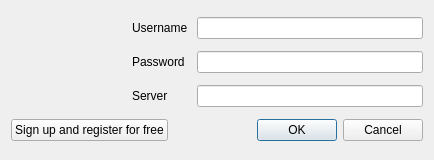
<ui version="4.0" >
 <class>AccountDialog</class>
 <widget class="QDialog" name="AccountDialog" >
  <property name="windowModality" >
   <enum>Qt::WindowModal</enum>
  </property>
  <property name="geometry" >
   <rect>
    <x>0</x>
    <y>0</y>
    <width>434</width>
    <height>160</height>
   </rect>
  </property>
  <property name="windowTitle" >
   <string>Account Data</string>
  </property>
  <layout class="QGridLayout" name="gridLayout" >
   <item rowspan="2" row="0" column="0" >
    <widget class="QLabel" name="label" >
     <property name="text" >
      <string/>
     </property>
     <property name="pixmap" >
      <pixmap>icons/accountlarge.png</pixmap>
     </property>
    </widget>
   </item>
   <item row="0" column="1" colspan="2" >
    <widget class="QLabel" name="usernameLabel" >
     <property name="sizePolicy" >
      <sizepolicy vsizetype="Preferred" hsizetype="Fixed" >
       <horstretch>0</horstretch>
       <verstretch>0</verstretch>
      </sizepolicy>
     </property>
     <property name="text" >
      <string>Username</string>
     </property>
    </widget>
   </item>
   <item row="0" column="3" colspan="2" >
    <widget class="QLineEdit" name="usernameEdit" />
   </item>
   <item row="1" column="1" colspan="2" >
    <widget class="QLabel" name="passwordLabel" >
     <property name="sizePolicy" >
      <sizepolicy vsizetype="Preferred" hsizetype="Fixed" >
       <horstretch>0</horstretch>
       <verstretch>0</verstretch>
      </sizepolicy>
     </property>
     <property name="text" >
      <string>Password</string>
     </property>
    </widget>
   </item>
   <item row="1" column="3" colspan="2" >
    <widget class="QLineEdit" name="passwordEdit" >
     <property name="inputMask" >
      <string/>
     </property>
     <property name="text" >
      <string/>
     </property>
     <property name="echoMode" >
      <enum>QLineEdit::Password</enum>
     </property>
    </widget>
   </item>
   <item row="2" column="1" >
    <widget class="QLabel" name="serverLabel" >
     <property name="sizePolicy" >
      <sizepolicy vsizetype="Preferred" hsizetype="Fixed" >
       <horstretch>0</horstretch>
       <verstretch>0</verstretch>
      </sizepolicy>
     </property>
     <property name="text" >
      <string>Server</string>
     </property>
    </widget>
   </item>
   <item row="2" column="3" colspan="2" >
    <widget class="QLineEdit" name="serverEdit" >
     <property name="inputMask" >
      <string/>
     </property>
     <property name="text" >
      <string/>
     </property>
     <property name="echoMode" >
      <enum>QLineEdit::Normal</enum>
     </property>
    </widget>
   </item>
   <item row="3" column="0" colspan="2" >
    <widget class="QPushButton" name="getAccountButton" >
     <property name="text" >
      <string>Sign up and register for free</string>
     </property>
    </widget>
   </item>
   <item row="3" column="2" colspan="2" >
    <spacer>
     <property name="orientation" >
      <enum>Qt::Horizontal</enum>
     </property>
     <property name="sizeHint" stdset="0" >
      <size>
       <width>40</width>
       <height>20</height>
      </size>
     </property>
    </spacer>
   </item>
   <item row="3" column="4" >
    <widget class="QDialogButtonBox" name="buttonBox" >
     <property name="orientation" >
      <enum>Qt::Horizontal</enum>
     </property>
     <property name="standardButtons" >
      <set>QDialogButtonBox::Cancel|QDialogButtonBox::Ok</set>
     </property>
    </widget>
   </item>
  </layout>
 </widget>
 <tabstops>
  <tabstop>usernameEdit</tabstop>
  <tabstop>passwordEdit</tabstop>
  <tabstop>serverEdit</tabstop>
  <tabstop>buttonBox</tabstop>
  <tabstop>getAccountButton</tabstop>
 </tabstops>
 <resources/>
 <connections>
  <connection>
   <sender>buttonBox</sender>
   <signal>accepted()</signal>
   <receiver>AccountDialog</receiver>
   <slot>accept()</slot>
   <hints>
    <hint type="sourcelabel" >
     <x>248</x>
     <y>254</y>
    </hint>
    <hint type="destinationlabel" >
     <x>157</x>
     <y>274</y>
    </hint>
   </hints>
  </connection>
  <connection>
   <sender>buttonBox</sender>
   <signal>rejected()</signal>
   <receiver>AccountDialog</receiver>
   <slot>reject()</slot>
   <hints>
    <hint type="sourcelabel" >
     <x>316</x>
     <y>260</y>
    </hint>
    <hint type="destinationlabel" >
     <x>286</x>
     <y>274</y>
    </hint>
   </hints>
  </connection>
 </connections>
</ui>
